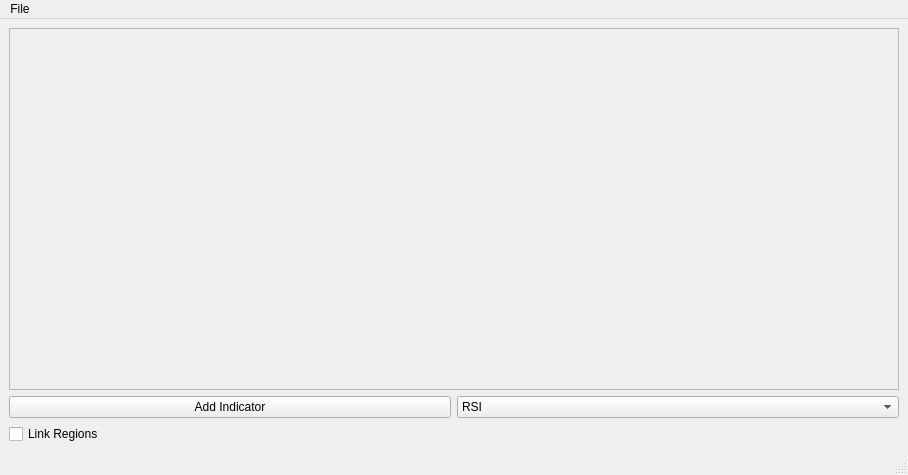
<?xml version="1.0" encoding="UTF-8"?>
<ui version="4.0">
 <class>MainWindow</class>
 <widget class="QMainWindow" name="MainWindow">
  <property name="geometry">
   <rect>
    <x>0</x>
    <y>0</y>
    <width>908</width>
    <height>475</height>
   </rect>
  </property>
  <property name="windowTitle">
   <string>MainWindow</string>
  </property>
  <widget class="QWidget" name="centralwidget">
   <layout class="QGridLayout" name="gridLayout">
    <item row="1" column="0">
     <layout class="QHBoxLayout" name="horizontalLayout_3">
      <item>
       <widget class="QPushButton" name="pushButton">
        <property name="text">
         <string>Add Indicator</string>
        </property>
       </widget>
      </item>
      <item>
       <widget class="QComboBox" name="comboBox">
        <item>
         <property name="text">
          <string>RSI</string>
         </property>
        </item>
        <item>
         <property name="text">
          <string>EWM</string>
         </property>
        </item>
       </widget>
      </item>
     </layout>
    </item>
    <item row="0" column="0">
     <widget class="QScrollArea" name="scrollArea">
      <property name="widgetResizable">
       <bool>true</bool>
      </property>
      <widget class="QWidget" name="scrollAreaWidgetContents">
       <property name="geometry">
        <rect>
         <x>0</x>
         <y>0</y>
         <width>888</width>
         <height>360</height>
        </rect>
       </property>
       <layout class="QVBoxLayout" name="verticalLayout_3">
        <property name="leftMargin">
         <number>5</number>
        </property>
        <property name="topMargin">
         <number>5</number>
        </property>
        <property name="rightMargin">
         <number>5</number>
        </property>
        <property name="bottomMargin">
         <number>5</number>
        </property>
       </layout>
      </widget>
     </widget>
    </item>
    <item row="2" column="0">
     <widget class="QCheckBox" name="checkBox">
      <property name="text">
       <string>Link Regions</string>
      </property>
     </widget>
    </item>
   </layout>
  </widget>
  <widget class="QMenuBar" name="menubar">
   <property name="geometry">
    <rect>
     <x>0</x>
     <y>0</y>
     <width>908</width>
     <height>21</height>
    </rect>
   </property>
   <widget class="QMenu" name="menuFile">
    <property name="title">
     <string>File</string>
    </property>
    <addaction name="actionOpen"/>
    <addaction name="separator"/>
    <addaction name="actionExit"/>
   </widget>
   <addaction name="menuFile"/>
  </widget>
  <widget class="QStatusBar" name="statusbar"/>
  <action name="actionOpen">
   <property name="text">
    <string>Open</string>
   </property>
  </action>
  <action name="actionExit">
   <property name="text">
    <string>Exit</string>
   </property>
  </action>
 </widget>
 <resources/>
 <connections/>
</ui>
